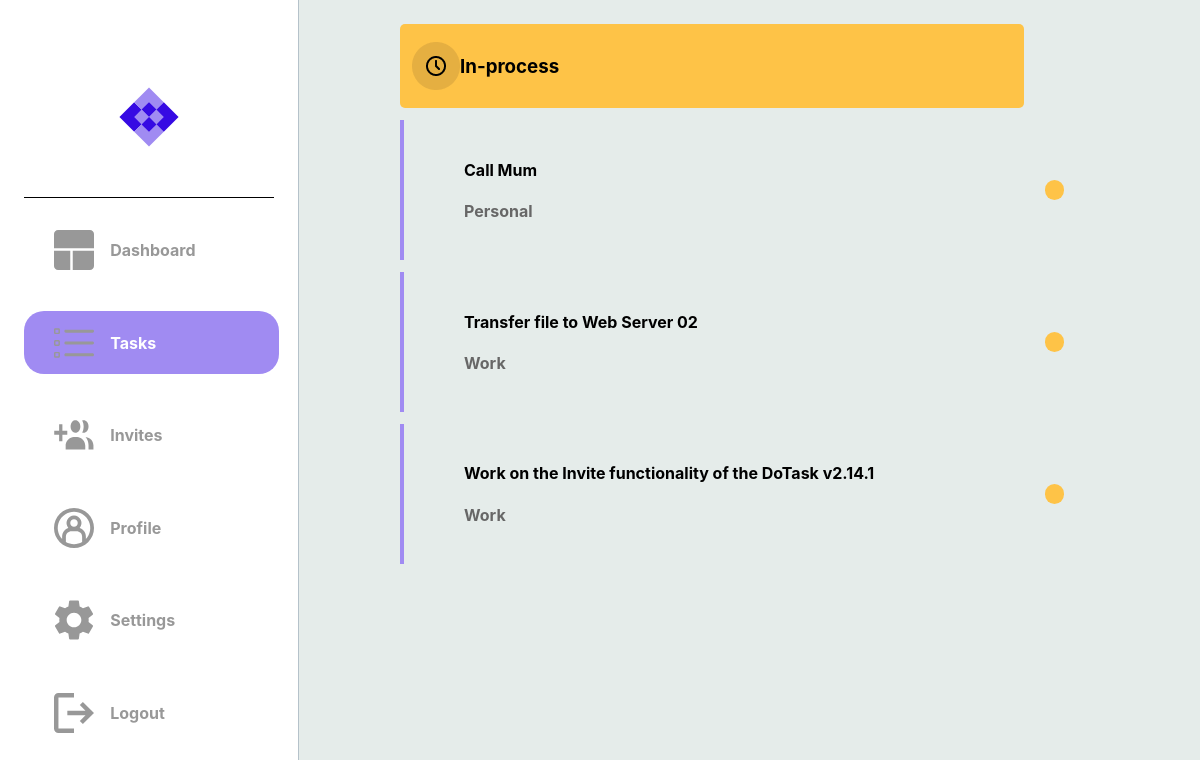
/in_process_tasks (signed in), run on an earlier commit of the app's database.
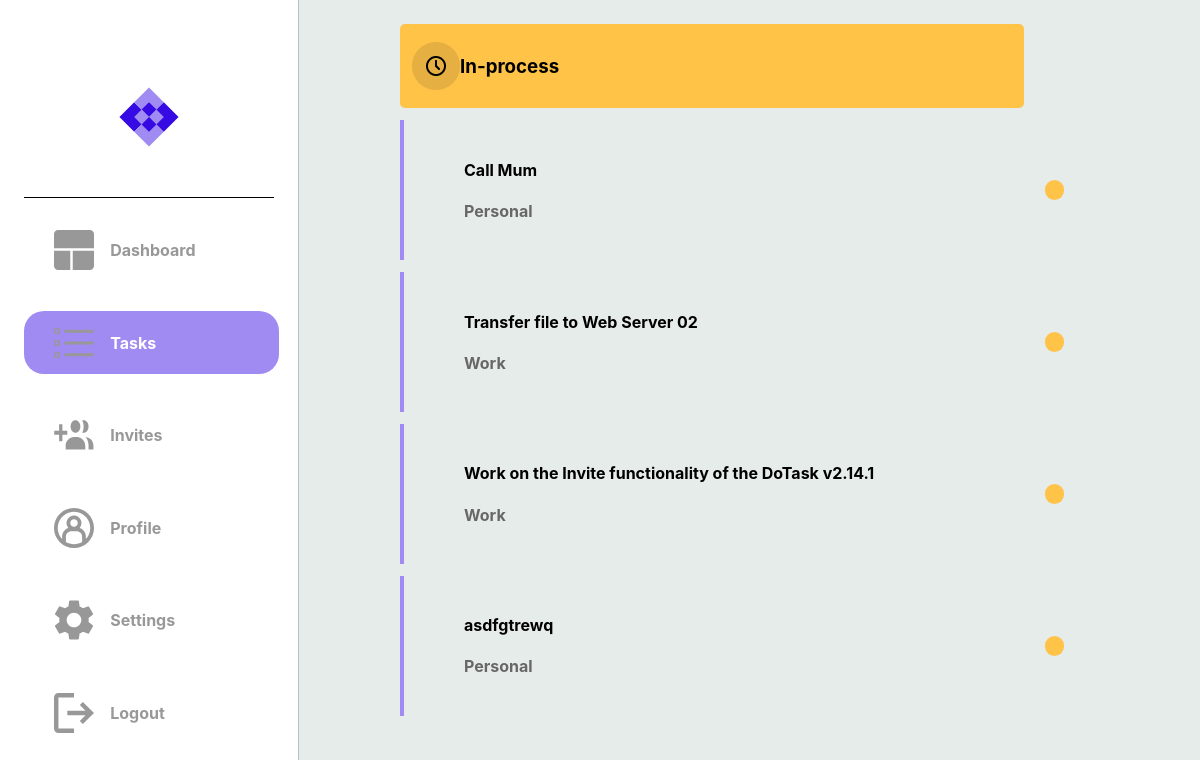
And on a later commit of the database.
### dotask/models.py (models this page shows)
class Task(db.Model):
    __tablename__ = "task"
    id = db.Column(db.Integer, primary_key=True)
    title = db.Column(db.String(100), nullable=False)
    description = db.Column(db.String(400), nullable=False)
    due_date = db.Column(db.Date, nullable=False)
    status = db.Column(Enum(TaskStatus))
    tag = db.Column(Enum(TaskTag))
    users = relationship('User', secondary=user_task, backref='tasks')

### dotask/routes.py (the view)
@app.route("/in_process_tasks")
@login_required
def hello_in_process_tasks():
    try:
        tasks = current_user.tasks
        if tasks:
            return render_template("in_process_tasks.html", tasks=tasks)
        else:
            return render_template("in_process_tasks.html")
    except:
        return render_template("in_process_tasks.html")

### dotask/routes.py (called while the page is built)
@app.after_request
def after_request(response):
    response.headers["Cache-Control"] = "no-cache, no-store, must-revalidate"
    return response

@login_manager.user_loader
def load_user(user_id):
    return User.query.get(user_id)

### dotask/templates/in_process_tasks.html (shortened to what this page needs)
{% extends "layout.html" %}
{% block head %}
    <link rel="stylesheet" {% block css_tab_colour %} href="../static/page_css_folder/tasks.css" {% endblock %}/>
{% endblock %}
{% block categories %}
    <div class="cate-container-1">
        <img src="../static/in_process.png">
        <h3>In-process</h3>
    </div>
{% endblock categories %}
{% block tasks %}
        {% if tasks %}
            {% for task in tasks %}
                {% if task.status.name == 'In_Progress' %}
                    <a href="{{ url_for('hello_each_task', task_id=task['id']) }}">
                        <div class="message-box">
                            <div class="message">
                                <h4> {{ task['title'] }} </h4>
                                <h4 style="color: #676767;"> {{ task.tag.name }} </h4>
                            </div>
                            <div class="message-dot {% if task.status.name == 'In_Progress' %}progress-task
                                {% elif task.status.name == 'Completed' %}completed-task
                                {% elif task.status.name == 'Cancelled' %}cancelled-task
                                {% else %}unknown-task
                                {% endif %}">
                            </div>
                        </div>
                    </a>
                {% endif %}
            {% endfor %}
        {% else %}
            <div class="message-box">
                <div class="message">
                    <h2>No Tasks Yet</h2>
                </div>
            </div>
        {% endif %}
    {% endblock tasks %}

What changed in the data, as far as the page shows it:
added Task: title "asdfgtrewq", tag.name "Personal"
